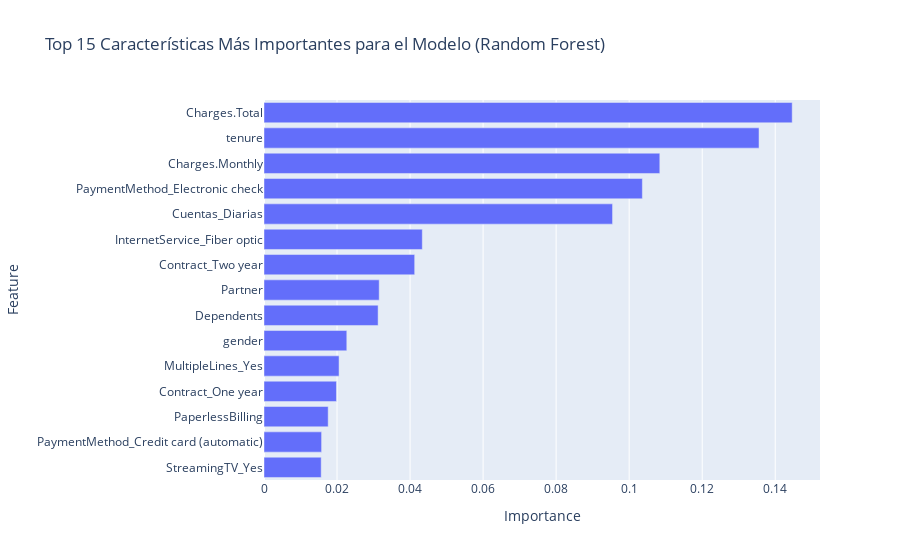

The notebook cell saved with this chart:
### Markdown cell above
### 🎯 4.1. Análisis de la Importancia de las Variables (Random Forest)

**Objetivo**: Identificar y visualizar las características (`features`) que el modelo Random Forest consideró más influyentes para predecir la evasión de clientes.

**Método**: 

1. Accedere al atributo `.feature_importances_` del modelo `model_rf` ya entrenado.

2. Creare un DataFrame para asociar cada característica con su puntuación de importancia.

3. Hare la visualizacion de las 15 características más importantes utilizando un gráfico de barras horizontal de `Plotly`.

**Justificación**: Este paso es fundamental para la interpretabilidad del modelo. Nos permite entender el "por qué" detrás de sus predicciones.

### Code cell
# .feature_importances_
importances_rf = model_rf.feature_importances_
feature_names_rf = X_train.columns 

# DataFrame para la visualización
feature_importance_df_rf = pd.DataFrame({'Feature': feature_names_rf, 'Importance': importances_rf})

# Top 15
feature_importance_df_rf = feature_importance_df_rf.sort_values(by='Importance', ascending=False).head(15)

# Gráfico de barras
fig = px.bar(feature_importance_df_rf,
             x='Importance',
             y='Feature',
             orientation='h',
             title='Top 15 Características Más Importantes para el Modelo (Random Forest)')
fig.update_layout(yaxis={'categoryorder':'total ascending'}) # Ordena las barras de menor a mayor
fig.show()

### Figure 1 — Plotly figure (JSON) as saved in the notebook; plotly's stock layout.template omitted (floating-point values rounded to 4 significant figures)
{"data": [{"hovertemplate": "Importance=%{x}<br>Feature=%{y}<extra></extra>", "legendgroup": "", "marker": {"color": "#636efa", "pattern": {"shape": ""}}, "name": "", "orientation": "h", "showlegend": false, "textposition": "auto", "type": "bar", "x": [0.1446, 0.1356, 0.1084, 0.1036, 0.09545, 0.04335, 0.04126, 0.03155, 0.03125, 0.02268, 0.02055, 0.01984, 0.01758, 0.01577, 0.01566], "xaxis": "x", "y": ["Charges.Total", "tenure", "Charges.Monthly", "PaymentMethod_Electronic check", "Cuentas_Diarias", "InternetService_Fiber optic", "Contract_Two year", "Partner", "Dependents", "gender", "MultipleLines_Yes", "Contract_One year", "PaperlessBilling", "PaymentMethod_Credit card (automatic)", "StreamingTV_Yes"], "yaxis": "y"}], "layout": {"barmode": "relative", "legend": {"tracegroupgap": 0}, "title": {"text": "Top 15 Características Más Importantes para el Modelo (Random Forest)"}, "xaxis": {"anchor": "y", "domain": [0, 1], "title": {"text": "Importance"}}, "yaxis": {"anchor": "x", "categoryorder": "total ascending", "domain": [0, 1], "title": {"text": "Feature"}}}}
